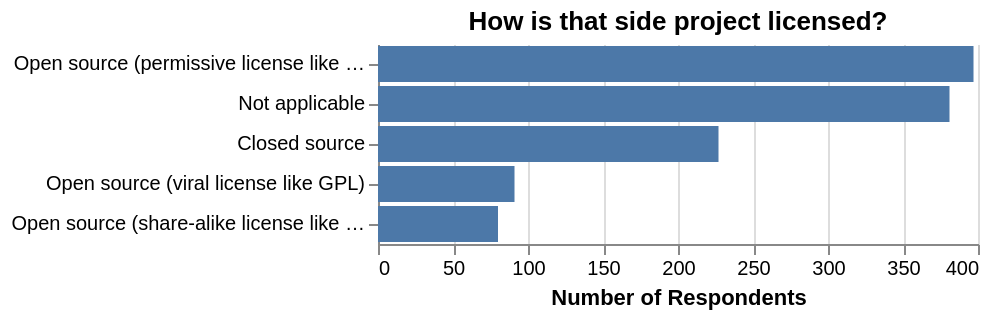

Here is the Vega-Lite specification saved for this chart:
### Vega-Lite specification from a JSON file in a GitHub repository (floating-point values rounded to 4 significant figures)
{"$schema": "https://vega.github.io/schema/vega-lite/v3.json", "title": "How is that side project licensed?", "data": {"values": "progress-side-license,count,year\nOpen source (permissive license like BSD),397,2018\nNot applicable,381,2018\nClosed source,227,2018\nOpen source (viral license like GPL),91,2018\nOpen source (share-alike license like GPL),80,2018\n", "format": {"type": "csv"}}, "config": {"view": {"stroke": "transparent"}, "axis": {"domainWidth": 1}}, "encoding": {"x": {"field": "count", "type": "quantitative", "axis": {"title": "Number of Respondents"}}, "y": {"field": "progress-side-license", "type": "nominal", "axis": {"title": null}, "sort": {"field": "count", "order": "descending", "op": "sum"}}}, "mark": "bar"}
